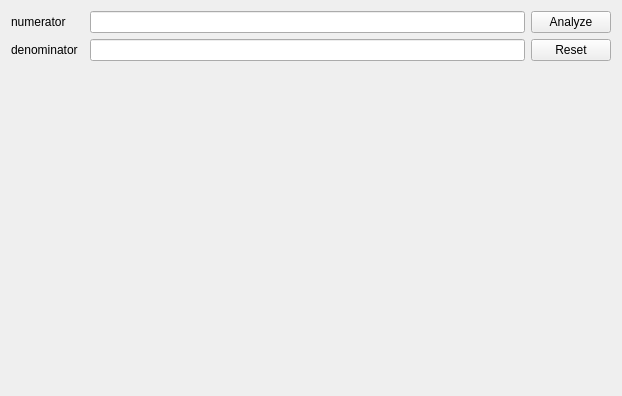
<?xml version="1.0" encoding="UTF-8"?>
<ui version="4.0">
 <class>FunctionTab</class>
 <widget class="QWidget" name="FunctionTab">
  <property name="geometry">
   <rect>
    <x>0</x>
    <y>0</y>
    <width>622</width>
    <height>396</height>
   </rect>
  </property>
  <property name="windowTitle">
   <string>Form</string>
  </property>
  <layout class="QGridLayout" name="gridLayout">
   <item row="4" column="0" colspan="4">
    <widget class="QLabel" name="input_label">
     <property name="text">
      <string/>
     </property>
     <property name="pixmap">
      <pixmap resource="images.qrc">:/images/images/equ.png</pixmap>
     </property>
    </widget>
   </item>
   <item row="5" column="0" colspan="4">
    <widget class="QLabel" name="output_label">
     <property name="text">
      <string/>
     </property>
     <property name="pixmap">
      <pixmap resource="images.qrc">:/images/images/equ.png</pixmap>
     </property>
    </widget>
   </item>
   <item row="0" column="2">
    <widget class="QLineEdit" name="numerator_text"/>
   </item>
   <item row="0" column="0">
    <widget class="QLabel" name="num_label">
     <property name="text">
      <string>numerator</string>
     </property>
    </widget>
   </item>
   <item row="1" column="0">
    <widget class="QLabel" name="den_label">
     <property name="text">
      <string>denominator</string>
     </property>
    </widget>
   </item>
   <item row="1" column="2">
    <widget class="QLineEdit" name="denominator_text"/>
   </item>
   <item row="0" column="3">
    <widget class="QPushButton" name="pushButton">
     <property name="text">
      <string>Analyze</string>
     </property>
    </widget>
   </item>
   <item row="1" column="3">
    <widget class="QPushButton" name="reset_button">
     <property name="text">
      <string>Reset</string>
     </property>
    </widget>
   </item>
  </layout>
 </widget>
 <resources>
  <include location="images.qrc"/>
 </resources>
 <connections/>
 <slots>
  <slot>numerator_changed()</slot>
  <slot>denominator_changed()</slot>
 </slots>
</ui>
